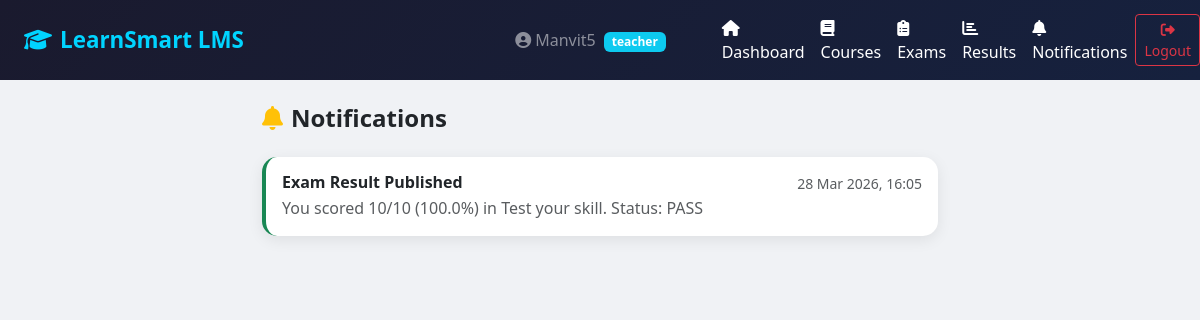
The app's page /results/notifications/ (signed in) with its own data.
### accounts/models.py (models this page shows, shortened)
class CustomUser(AbstractUser):
    ROLE_CHOICES = [
        ('student', 'Student'),
        ('teacher', 'Teacher'),
        ('admin',   'Admin'),
    ]
    role        = models.CharField(max_length=10, choices=ROLE_CHOICES, default='student')
    phone       = models.CharField(max_length=15, blank=True)
    profile_pic = models.ImageField(upload_to='profiles/', blank=True, null=True)
    is_verified = models.BooleanField(default=False)
    created_at  = models.DateTimeField(auto_now_add=True)

### results/models.py (models this page shows, shortened)
class Notification(models.Model):
    TYPE_CHOICES = [
        ('exam','Exam Alert'),('result','Result'),
        ('enrollment','Enrollment'),('payment','Payment'),('general','General')
    ]
    user       = models.ForeignKey('accounts.CustomUser', on_delete=models.CASCADE, related_name='notifications')
    title      = models.CharField(max_length=200)
    message    = models.TextField()
    notif_type = models.CharField(max_length=12, choices=TYPE_CHOICES, default='general')
    is_read    = models.BooleanField(default=False)
    created_at = models.DateTimeField(auto_now_add=True)
    class Meta:
        ordering = ['-created_at']

### results/views.py (the view)
# urls.py: path('notifications/',views.notifications, name='notifications'),
@login_required
def notifications(request):
    notifs = Notification.objects.filter(user=request.user)
    notifs.filter(is_read=False).update(is_read=True)
    return render(request, 'results/notifications.html', {'notifs': notifs})

### templates/results/notifications.html (shortened to what this page needs)
{% extends 'base.html' %}
{% block content %}
<div class="container py-4" style="max-width:700px;">
    <h4 class="fw-bold mb-4">
        <i class="fas fa-bell me-2 text-warning"></i>Notifications
    </h4>
    {% for notif in notifs %}
    <div class="card mb-3 border-start border-4
        {% if notif.notif_type == 'result' %}border-success
        {% elif notif.notif_type == 'exam' %}border-danger
        {% else %}border-primary{% endif %}">
        <div class="card-body">
            <div class="d-flex justify-content-between">
                <h6 class="fw-bold mb-1">{{ notif.title }}</h6>
                <small class="text-muted">{{ notif.created_at|date:"d M Y, H:i" }}</small>
            </div>
            <p class="mb-0 text-muted">{{ notif.message }}</p>
        </div>
    </div>
    {% empty %}
    <div class="text-center text-muted py-5">
        <i class="fas fa-bell-slash fa-4x mb-3 d-block"></i>
        <p>No notifications yet.</p>
    </div>
    {% endfor %}
</div>
{% endblock %}

### templates/base.html (shortened to what this page needs)
<!DOCTYPE html>
<html lang="en">
<head>
    <link href="https://cdn.jsdelivr.net/npm/bootstrap@5.3.0/dist/css/bootstrap.min.css" rel="stylesheet">
    <link href="https://cdnjs.cloudflare.com/ajax/libs/font-awesome/6.4.0/css/all.min.css" rel="stylesheet">
</head>
<body>
<nav class="navbar navbar-expand-lg navbar-dark">
    <div class="container-fluid px-4">
        <a class="navbar-brand" href="{% url 'dashboard' %}">
            <i class="fas fa-graduation-cap me-2"></i>LearnSmart LMS
        </a>
        {% if user.is_authenticated %}
        <div class="ms-auto d-flex align-items-center gap-3">
            <span class="text-white-50">
                <i class="fas fa-user-circle me-1"></i>{{ user.username }}
                <span class="badge bg-info ms-1">{{ user.role }}</span>
            </span>
        </div>
        {% endif %}
    </div>
    {% if user.is_authenticated %}
<div class="collapse navbar-collapse" id="navMenu">
    <ul class="navbar-nav me-auto ms-4">
        <li class="nav-item">
            <a class="nav-link text-white" href="{% url 'dashboard' %}">
                <i class="fas fa-home me-1"></i>Dashboard
            </a>
        </li>
        <li class="nav-item">
            <a class="nav-link text-white" href="{% url 'course_list' %}">
                <i class="fas fa-book me-1"></i>Courses
            </a>
        </li>
        <li class="nav-item">
            <a class="nav-link text-white" href="{% url 'exam_list' %}">
                <i class="fas fa-clipboard-list me-1"></i>Exams
            </a>
        </li>
        <li class="nav-item">
            <a class="nav-link text-white" href="{% url 'my_results' %}">
                <i class="fas fa-chart-bar me-1"></i>Results
            </a>
        </li>
        <li class="nav-item">
            <a class="nav-link text-white" href="{% url 'notifications' %}">
                <i class="fas fa-bell me-1"></i>Notifications
            </a>
        </li>
    </ul>
</div>
    <a href="{% url 'logout' %}" class="btn btn-sm btn-outline-danger">
                <i class="fas fa-sign-out-alt"></i> Logout
            </a>
{% endif %}
</nav>
{% block content %}{% endblock %}
</body>
</html>

### templates/base.html (style rules this page uses)
body { background-color: #f0f2f5; }
.navbar { background: linear-gradient(135deg, #1a1a2e, #16213e); }
.navbar-brand { font-weight: 700; font-size: 1.4rem; color: #00d4ff !important; }
.card { border: none; border-radius: 15px; box-shadow: 0 4px 15px rgba(0,0,0,0.08); }

### records on screen
CustomUser: username "Manvit5", role "teacher"
Notification: title "Exam Result Published", created_at "28 Mar 2026, 16:05", message "You scored 10/10 (100.0%) in Test your skill. Status: PASS"
